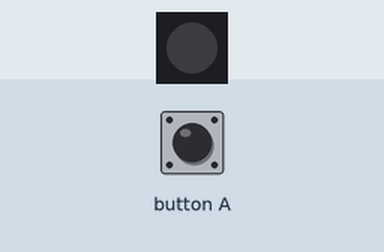
Simulated run of this program. Board: Calliope mini (MakeCode). Parts: 1 RGB LEDs in strip order, left to right. The inputs (shaded band) are chosen by the test bench.

Above: at 1.2 s.
1.3 s: button A pressed for 0.15 s
At 1.46 s:
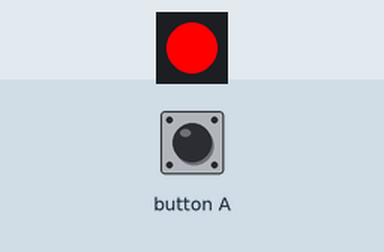
Timing chart, 0 to 4.3 s (numbered marks = the images above; inputs shaded):
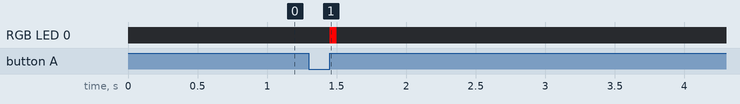

Measured:
- after the input at 1.3 s, RGB LED 0: off → RGB(255, 0, 0) after 0.15 s, → off 0.05 s later

The program:

main.ts
```typescript
input.onButtonPressed(Button.A, function () {
    for (let index = 0; index < 4; index++) {
        basic.setLedColor(0xff0000)
        basic.pause(1)
        basic.setLedColor(0xff8000)
        basic.pause(1)
        basic.setLedColor(0xffff00)
        basic.pause(1)
        basic.setLedColor(0xff9da5)
        basic.pause(1)
        basic.setLedColor(0x00ff00)
        basic.pause(1)
        basic.setLedColor(0xb09eff)
        basic.pause(1)
        basic.setLedColor(0x00ffff)
        basic.pause(1)
        basic.setLedColor(0x007fff)
        basic.pause(1)
        basic.setLedColor(0x0000ff)
        basic.pause(1)
        basic.setLedColor(0x7f00ff)
        basic.pause(1)
        basic.setLedColor(0xff0080)
        basic.pause(1)
        basic.setLedColor(0xff00ff)
    }
    basic.turnRgbLedOff()
})
```

test.ts
```typescript
// Hier kann man Tests durchführen; diese Datei wird nicht kompiliert, wenn dieses Paket als Erweiterung verwendet wird.
```
